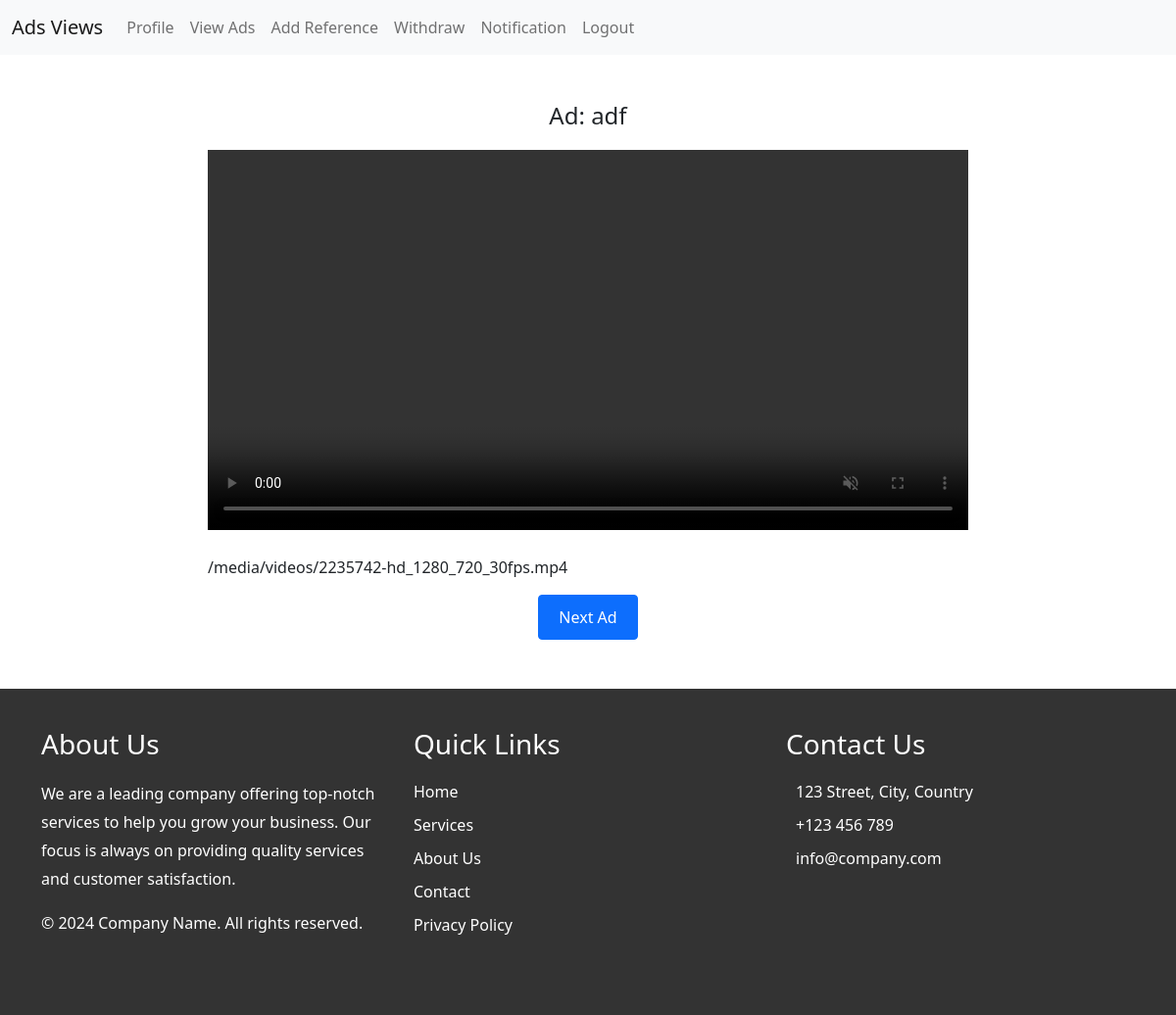
The app's page /ads/ (signed in), older data.
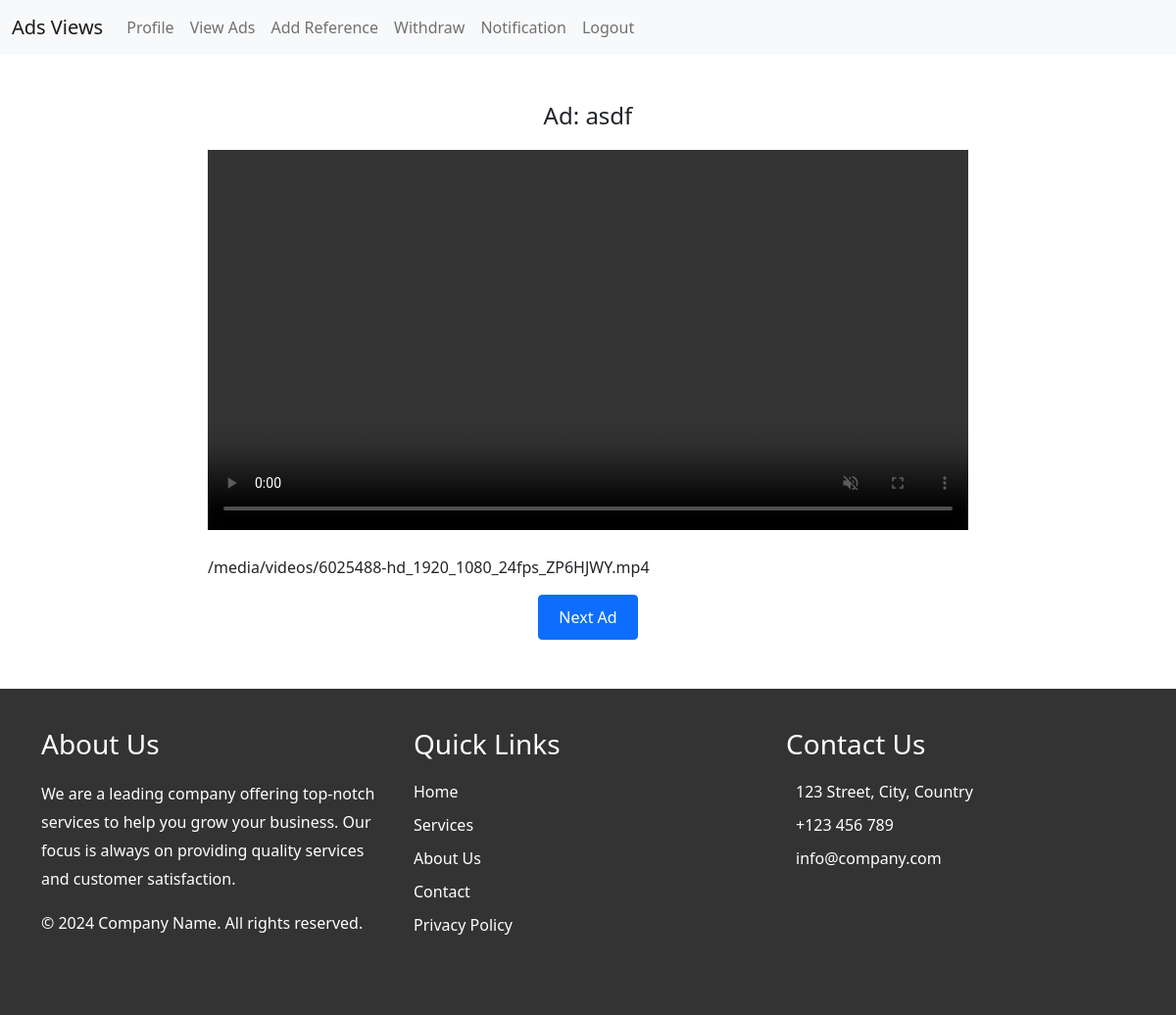
The same page, newer data.
### ads_app/models.py (models this page shows, shortened)
class Ad(models.Model):
    title = models.CharField(max_length=100)
    video = models.FileField(upload_to="videos/")
    created_at = models.DateTimeField(auto_now_add=True)

### ads_app/views.py (the view)
# urls.py: path('ads/', views.view_ads, name='view_ads'),
@login_required
def view_ads(request):
    ads_count = Ad.objects.count()
    if ads_count == 0:
        return render(
            request, "no_ads_available.html"
        )  # Show a page saying no ads are available
    today_views_count = UserAdView.objects.filter(
        user=request.user, viewed_at__date=now().date()
    ).count()
    if today_views_count >= 3:
        return render(request, "limit_reached.html")
    ads_viewed_today = UserAdView.objects.filter(
        user=request.user, viewed_at__date=now().date()
    ).values_list("ad_id", flat=True)
    next_ad = Ad.objects.exclude(id__in=ads_viewed_today).first()
    if next_ad:
        UserAdView.objects.create(user=request.user, ad=next_ad)
        wallet = (
            request.user.wallet
        )  # Assuming the user has a one-to-one relationship with Wallet
        wallet.add_points(5)  # Add 5 points to the wallet
        wallet.save()  # Save the updated wallet
        return render(request, "ad_view.html", {"ad": next_ad})
    return render(request, "limit_reached.html")

### ads_app/models.py (called while the page is built)
    def add_points(self, points):
        self.points += points
        self.save()

### ads_app/templates/ad_view.html (shortened to what this page needs)
{% extends "base.html" %}
{% block content %}
<div class="container mt-5" style="max-width: 800px; margin: auto;">
    <h1 style="text-align: center; font-size: 24px; margin-bottom: 20px;">Ad: {{ ad.title }}</h1>
    <video controls style="width: 100%; max-width: 100%; height: auto; margin-bottom: 20px;" autoplay muted>
        <source src="{{ ad.video.url }}" type="video/mp4">
    </video>
    <p>{{ ad.video.url }}</p>
    <form method="get" action="{% url 'view_ads' %}" style="text-align: center;">
        <button type="submit" class="btn btn-primary" style="padding: 10px 20px; font-size: 16px;">Next Ad</button>
    </form>
</div>
{% endblock content %}

Row changes from the older to the newer data that the page shows:
removed Ad: title "adf", video "/media/videos/2235742-hd_1280_720_30fps.mp4"
added Ad: title "asdf", video "/media/videos/6025488-hd_1920_1080_24fps_ZP6HJWY.mp4"
